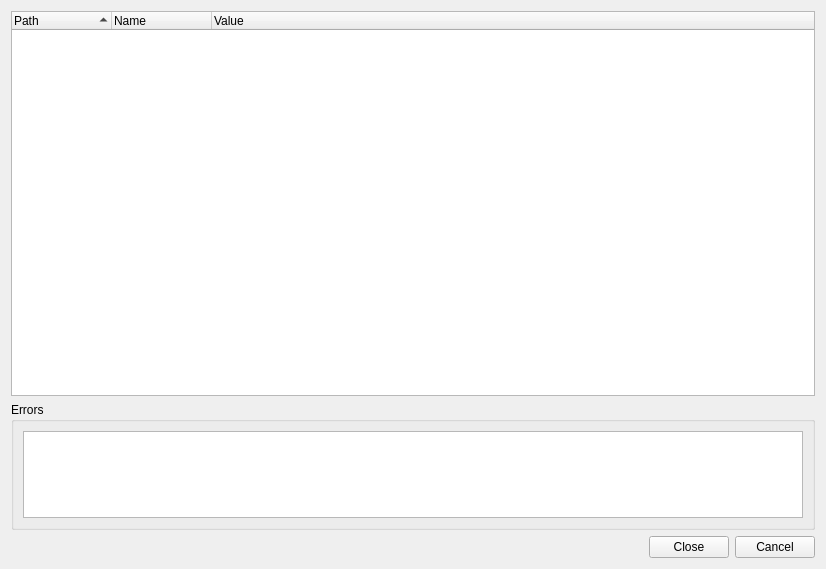
<ui version="4.0" >
 <class>SvnPropListDialog</class>
 <widget class="QWidget" name="SvnPropListDialog" >
  <property name="geometry" >
   <rect>
    <x>0</x>
    <y>0</y>
    <width>826</width>
    <height>569</height>
   </rect>
  </property>
  <property name="windowTitle" >
   <string>Subversion List Properties</string>
  </property>
  <property name="whatsThis" >
   <string>&lt;b>Subversion List Prperties&lt;/b>
&lt;p>This dialog shows the properties of the selected file or project.&lt;/p></string>
  </property>
  <layout class="QVBoxLayout" name="verticalLayout_2" >
   <item>
    <widget class="QTreeWidget" name="propsList" >
     <property name="sizePolicy" >
      <sizepolicy vsizetype="Expanding" hsizetype="Expanding" >
       <horstretch>0</horstretch>
       <verstretch>3</verstretch>
      </sizepolicy>
     </property>
     <property name="whatsThis" >
      <string>&lt;b>Properties List&lt;/b>
&lt;p>This shows the properties of the selected file or project.&lt;/p></string>
     </property>
     <property name="alternatingRowColors" >
      <bool>true</bool>
     </property>
     <property name="rootIsDecorated" >
      <bool>false</bool>
     </property>
     <property name="itemsExpandable" >
      <bool>false</bool>
     </property>
     <property name="sortingEnabled" >
      <bool>true</bool>
     </property>
     <column>
      <property name="text" >
       <string>Path</string>
      </property>
     </column>
     <column>
      <property name="text" >
       <string>Name</string>
      </property>
     </column>
     <column>
      <property name="text" >
       <string>Value</string>
      </property>
     </column>
    </widget>
   </item>
   <item>
    <widget class="QGroupBox" name="errorGroup" >
     <property name="sizePolicy" >
      <sizepolicy vsizetype="Preferred" hsizetype="Preferred" >
       <horstretch>0</horstretch>
       <verstretch>1</verstretch>
      </sizepolicy>
     </property>
     <property name="title" >
      <string>Errors</string>
     </property>
     <layout class="QVBoxLayout" name="verticalLayout" >
      <item>
       <widget class="QTextEdit" name="errors" >
        <property name="whatsThis" >
         <string>&lt;b>Subversion proplist errors&lt;/b>
&lt;p>This shows possible error messages of the subversion proplist command.&lt;/p></string>
        </property>
       </widget>
      </item>
     </layout>
    </widget>
   </item>
   <item>
    <widget class="QDialogButtonBox" name="buttonBox" >
     <property name="orientation" >
      <enum>Qt::Horizontal</enum>
     </property>
     <property name="standardButtons" >
      <set>QDialogButtonBox::Cancel|QDialogButtonBox::Close</set>
     </property>
    </widget>
   </item>
  </layout>
 </widget>
 <pixmapfunction>qPixmapFromMimeSource</pixmapfunction>
 <tabstops>
  <tabstop>propsList</tabstop>
  <tabstop>errors</tabstop>
 </tabstops>
 <resources/>
 <connections/>
</ui>
